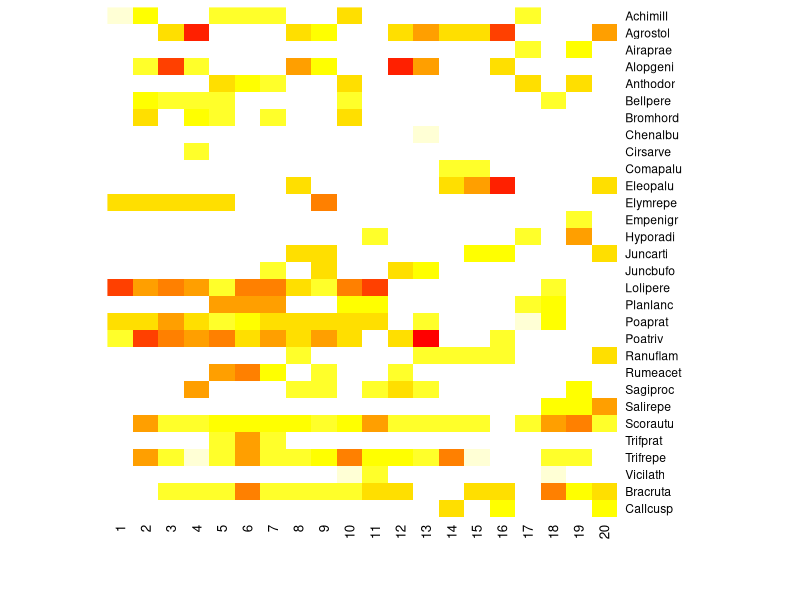
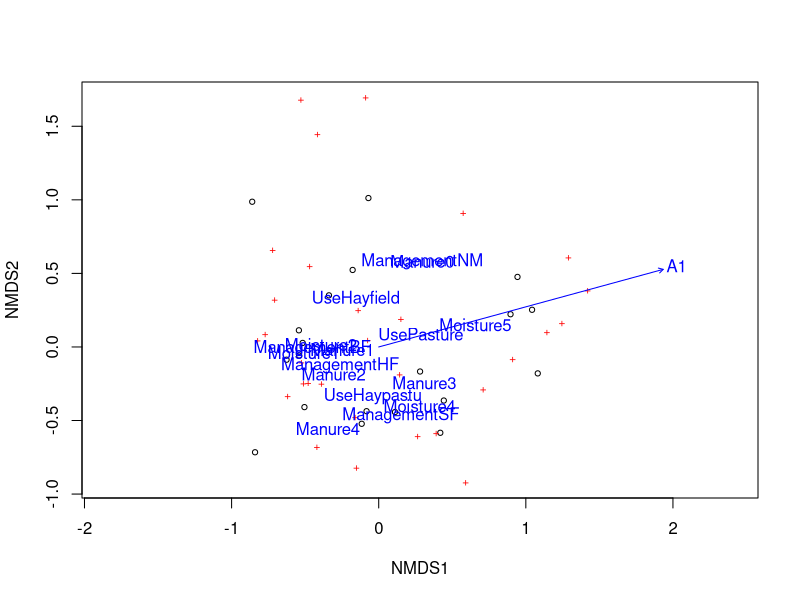
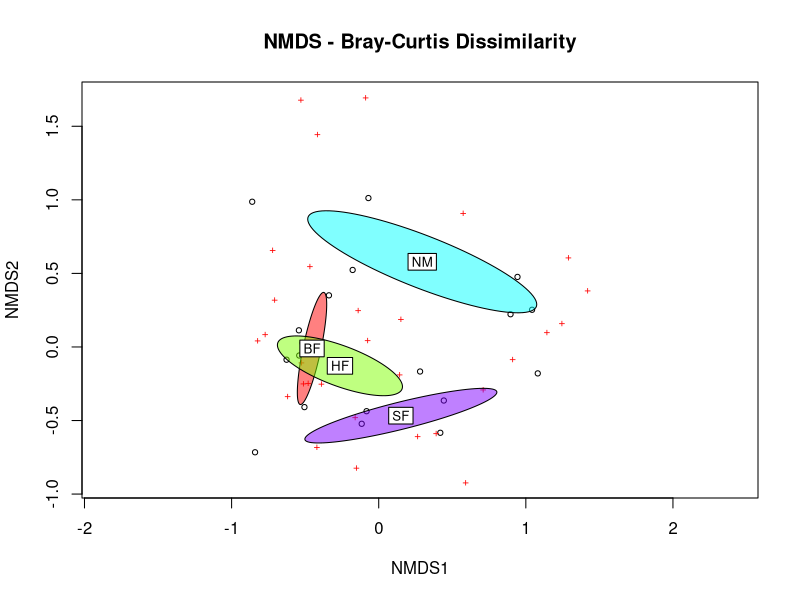
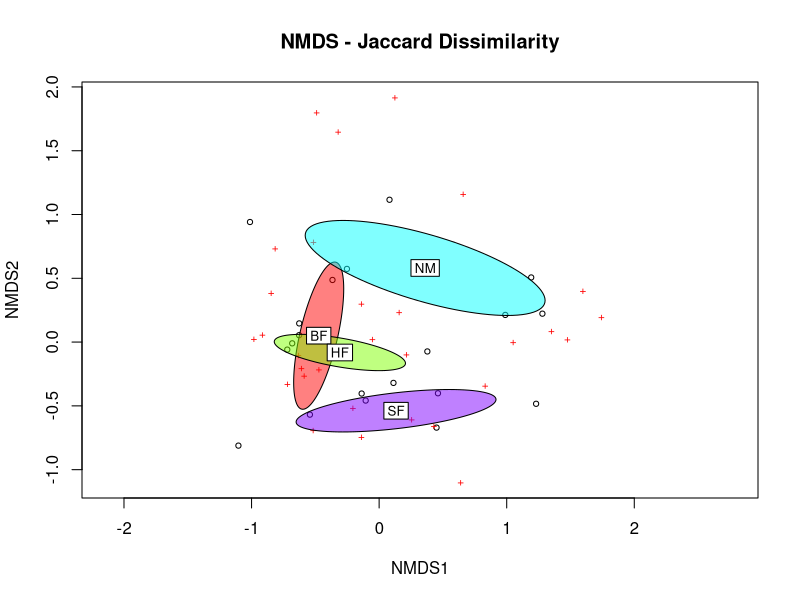
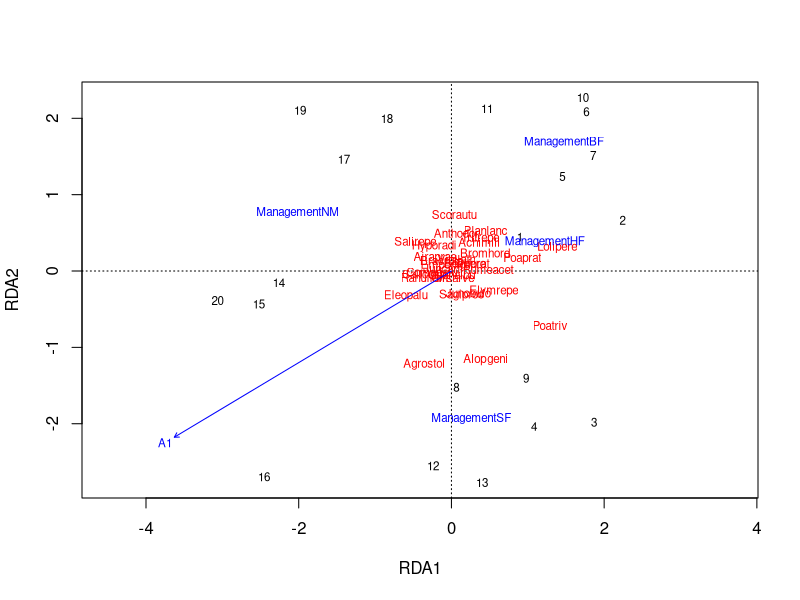

Write the R code that produced these figures, in order.
## ---- chunk 1
library(vegan)

data(dune)
data(dune.env)

dim(dune) # 20 samples, 30 species
dim(dune.env) # 20 samples, 5 attributes

sort(colMeans(dune), decreasing = TRUE)
## ---- chunk 2
tabasco(dune)
## ---- chunk 3
# Running unconstrained ordination
my_nmds <- metaMDS(dune, distance = "bray")
ordiplot(my_nmds)

# Adding environmental variables
env_vecs <- envfit(my_nmds, env = dune.env)
env_vecs
plot(env_vecs)
## ---- chunk 4
nmds_bray <- metaMDS(dune, distance = "bray", trace = FALSE)
ordiplot(nmds_bray, main = "NMDS - Bray-Curtis Dissimilarity")
ordiellipse(nmds_bray, 
            dune.env$Management, 
            col = rainbow(4),
            draw = "polygon", 
            label = TRUE)

nmds_jacc <- metaMDS(dune, distance = "jaccard", binary = TRUE, trace = FALSE)
ordiplot(nmds_jacc, main = "NMDS - Jaccard Dissimilarity")
ordiellipse(nmds_jacc, 
            dune.env$Management, 
            col = rainbow(4), 
            draw = "polygon", 
            label = TRUE)
## ---- chunk 5
myrda <- rda(dune ~ A1 + Management, dune.env)
## ---- chunk 6
summary(myrda)$cont
## ---- chunk 7
summary(myrda)$cont
## ---- chunk 8
anova(myrda)
## ---- chunk 9
plot(myrda)
